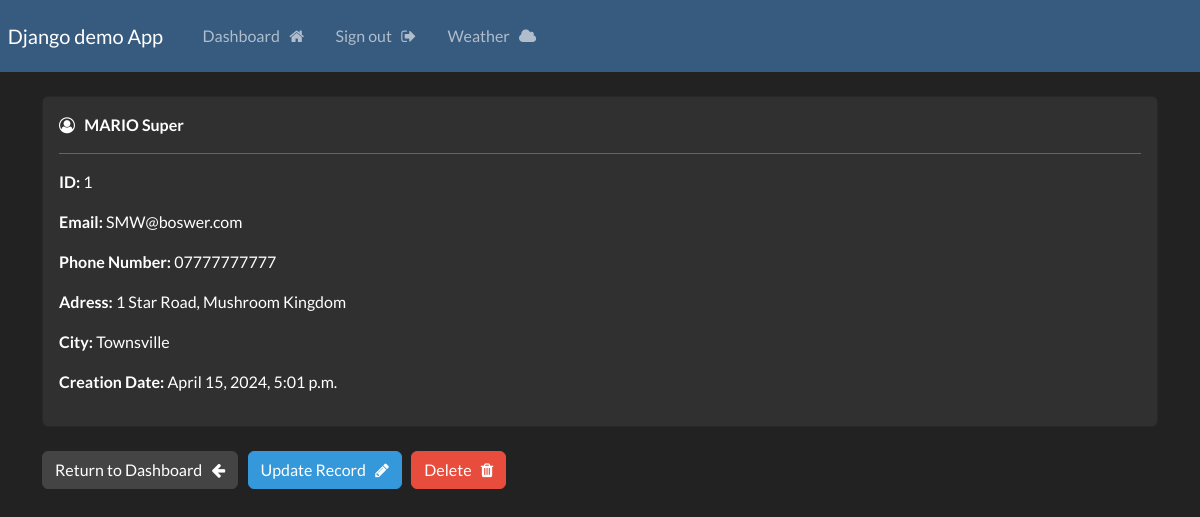
The page /record/1 (signed in) on the database its author committed.
### website/models.py (models this page shows, shortened)
class Record(models.Model):
    creation_data = models.DateTimeField(auto_now_add=True)
    first_name = models.CharField(max_length=100)
    last_name = models.CharField(max_length=100)
    email = models.CharField(max_length=255)
    phone = models.CharField(max_length=20)
    address = models.CharField(max_length=255)
    city = models.CharField(max_length=255)

### website/views.py (the view)
# urls.py: path('record/<int:pk>', views.singular_record, name="record"),
@login_required(login_url='my-login')
def singular_record(request, pk):
    one_record = Record.objects.get(id=pk)
    context = {'record':one_record}
    return render(request, 'website/view-record.html',context=context)

### website/templates/website/view-record.html (shortened to what this page needs)
{% extends "website/base.html" %}
{% block content  %}
    <div class="card">
        <div class="card-body">
             <i class="fa fa-user-circle-o" aria-hidden="true"></i>
            <strong>
                {{record.last_name|upper}}
                {{record.first_name}}
                <hr>
            </strong>
            <p> <strong> ID: </strong> {{record.id}}</p>
            <p> <strong> Email: </strong> {{record.email}}</p>
            <p> <strong> Phone Number: </strong> {{record.phone}}</p>
            <p> <strong> Adress: </strong> {{record.address}} </p>
            <p> <strong> City: </strong> {{record.city}} </p>
            <p> <strong> Creation Date: </strong> {{record.creation_data}}</p>
        </div>
    </div>
    <br>
    <a href="{% url "dashboard" %}" class="btn btn-secondary"> Return to Dashboard &nbsp; <i class="fa fa-arrow-left" aria-hidden="true"></i></a>
    <a href="{% url "update-record" record.id %}" class="btn btn-info"> Update Record &nbsp; <i class="fa fa-pencil" aria-hidden="true"></i> </a>
    <a href="{% url "delete-record" record.id %}" class="btn btn-danger"> Delete &nbsp; <i class="fa fa-trash" aria-hidden="true"></i></a>
{% endblock  %}

### rows shown on the page
Record: last_name "MARIO", first_name "Super", id "1", email "SMW@boswer.com", phone "07777777777", address "1 Star Road, Mushroom Kingdom", city "Townsville", creation_data "April 15, 2024, 5:01 p.m."
